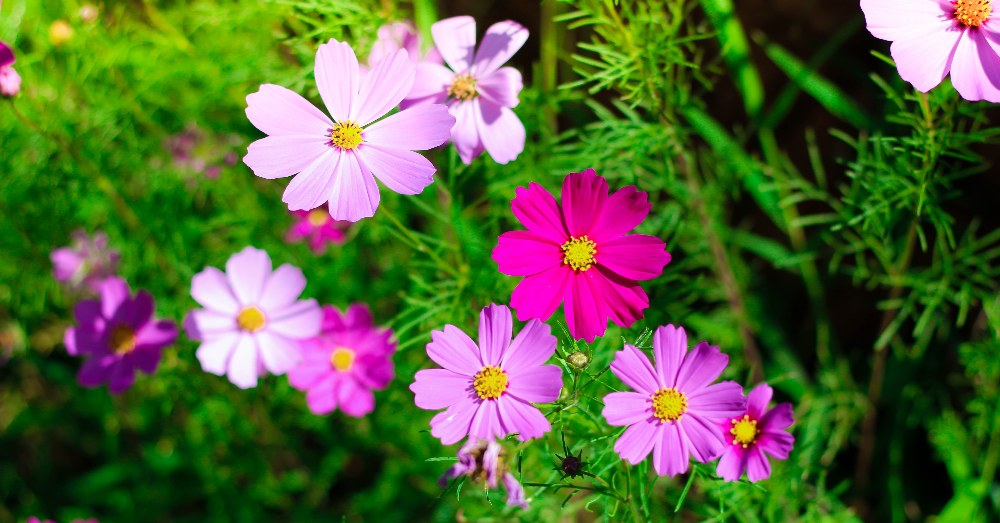
#> input picture MLNS/Proyecto 1/flores-verano-jardin.jpg, 1000 x 523 px
$ jupyter execute ColorPalette1.1.ipynb
#> lines starting #> are read from the running program, lines starting #| are printed output that depends on the picture
[cell 1]
# 🎨 Análisis de Paleta de Colores usando K-Means
#
# Este notebook implementa un análisis de colores dominantes en una imagen utilizando el algoritmo K-Means.
# Se utiliza el **método de silueta** para determinar el número óptimo de clusters (K).

# ## 1. Importación de Librerías

[cell 2]
import numpy as np
import matplotlib.pyplot as plt
from sklearn.cluster import KMeans
from sklearn.metrics import silhouette_score
from PIL import Image
import warnings

warnings.filterwarnings('ignore')
np.random.seed(42)

print("✅ Librerías cargadas correctamente")

# ## 2. Carga de la Imagen Original

[cell 3]
def cargar_imagen(ruta: str) -> np.ndarray:
    """
    Carga una imagen y la convierte a array RGB.

    Parameters:
    -----------
    ruta : str
        Ruta del archivo de imagen

    Returns:
    --------
    np.ndarray : Array de la imagen (height, width, 3) en uint8
    """
#> called with ruta = 'flores-verano-jardin.jpg'
    img = Image.open(ruta)
#> img is the input picture: PIL image 1000x523 RGB; mean R, G, B 89.7, 100.2, 60.8

    if img.mode != 'RGB':
        img = img.convert('RGB')

    return np.array(img, dtype=np.uint8)

[cell 4]
RUTA_IMAGEN = "flores-verano-jardin.jpg"

img_original = cargar_imagen(RUTA_IMAGEN)

print(f"📷 Imagen cargada: {RUTA_IMAGEN}")
print(f"   - Shape: {img_original.shape}")
#|    - Shape: (523, 1000, 3)
print(f"   - Total de píxeles: {img_original.shape[0] * img_original.shape[1]:,}")
#|    - Total de píxeles: 523,000
print(f"   - Tipo de datos: {img_original.dtype}")
#|    - Tipo de datos: uint8

# Visualizar la imagen
plt.figure(figsize=(10, 8))
plt.imshow(img_original)
plt.title('Imagen Original', fontsize=14, fontweight='bold')
plt.axis('off')
plt.tight_layout()
plt.show()

# ## 3. Preparación de Píxeles

[cell 5]
def preparar_pixeles(img_array: np.ndarray) -> np.ndarray:
    """
    Convierte la imagen a un array de píxeles para clustering.

    Parameters:
    -----------
    img_array : np.ndarray
        Array de la imagen (height, width, 3)

    Returns:
    --------
    np.ndarray : Array de píxeles (n_pixeles, 3)
    """
    return img_array.reshape(-1, 3).astype(np.float64)

[cell 6]
pixels = preparar_pixeles(img_original)
print(f"📊 Píxeles preparados: {len(pixels):,}")
#| 📊 Píxeles preparados: 523,000

# ## 4. Análisis del Método de Silueta

[cell 7]
def analizar_silhouette(pixels: np.ndarray, k_min: int = 2, k_max: int = 12,
                        sample_size: int = 10000) -> dict:
    """
    Analiza el coeficiente de silueta para diferentes valores de K.
    Usa una muestra de píxeles para calcular silueta (eficiencia).

    Parameters:
    -----------
    pixels : np.ndarray
        Array de píxeles (n_pixeles, 3)
    k_min : int
        Valor mínimo de K
    k_max : int
        Valor máximo de K
    sample_size : int
        Tamaño de muestra para calcular silueta

    Returns:
    --------
    dict : Resultados del análisis
    """
    resultados = {
        'k_values': [],
        'silhouette_scores': [],
        'inertias': [],
        'modelos': []
    }

    # Muestra para silueta (si hay más píxeles que sample_size)
    if len(pixels) > sample_size:
        indices = np.random.choice(len(pixels), sample_size, replace=False)
        pixels_sample = pixels[indices]
    else:
        pixels_sample = pixels

    print("🔍 Analizando método de silueta...")
    print("-" * 50)

    for k in range(k_min, k_max + 1):
        kmeans = KMeans(n_clusters=k, random_state=42, n_init=10, max_iter=300)
        labels = kmeans.fit_predict(pixels_sample)
        score = silhouette_score(pixels_sample, labels)

        resultados['k_values'].append(k)
        resultados['silhouette_scores'].append(score)
        resultados['inertias'].append(kmeans.inertia_)
        resultados['modelos'].append(kmeans)

        print(f"   K = {k:2d} → Silueta: {score:.4f}")

    mejor_idx = np.argmax(resultados['silhouette_scores'])
    resultados['mejor_k'] = resultados['k_values'][mejor_idx]
    resultados['mejor_score'] = resultados['silhouette_scores'][mejor_idx]

    print("-" * 50)
    print(f"✅ Mejor K: {resultados['mejor_k']} (Silueta: {resultados['mejor_score']:.4f})")

    return resultados

[cell 8]
K_MIN = 2
K_MAX = 12

resultados = analizar_silhouette(pixels, k_min=K_MIN, k_max=K_MAX)
#> in analizar_silhouette, `indices = np.random.choice(len(pixels), sample_size, replace=False)`: indices = 10000 values, max 522999 at index 8236, min 31 at index 180, mean 262473.7
#> the loop in analizar_silhouette, `for k in range(k_min, k_max + 1):` made 11 passes
#> score on passes 1 to 11: 0.67, 0.483, 0.496, 0.457, 0.459, 0.434, 0.423, 0.411, 0.412, 0.386, 0.39
#|    K =  2 → Silueta: 0.6698
#|    K =  3 → Silueta: 0.4828
#|    K =  4 → Silueta: 0.4960
#|    K =  5 → Silueta: 0.4567
#|    K =  6 → Silueta: 0.4590
#|    K =  7 → Silueta: 0.4335
#|    K =  8 → Silueta: 0.4226
#|    K =  9 → Silueta: 0.4109
#> (further printed lines are left out)
#> resultados = 6 items

# ## 5. Visualización del Análisis de Silueta

[cell 9]
def visualizar_analisis(resultados: dict) -> None:
    """Visualiza los resultados del análisis de silueta."""
    fig, axes = plt.subplots(1, 2, figsize=(14, 5))

    k_values = resultados['k_values']
    scores = resultados['silhouette_scores']
    inertias = resultados['inertias']
    mejor_k = resultados['mejor_k']
    mejor_idx = k_values.index(mejor_k)

    # Método de Silueta
    bars = axes[0].bar(k_values, scores, color='steelblue', edgecolor='navy', alpha=0.7)
    bars[mejor_idx].set_color('forestgreen')
    bars[mejor_idx].set_alpha(1.0)
    axes[0].axhline(y=resultados['mejor_score'], color='red', linestyle='--', alpha=0.5)
    axes[0].set_xlabel('K', fontsize=11)
    axes[0].set_ylabel('Coeficiente de Silueta', fontsize=11)
    axes[0].set_title('📊 Método de Silueta', fontsize=13, fontweight='bold')
    axes[0].set_xticks(k_values)

    # Método del Codo
    axes[1].plot(k_values, inertias, 'o-', linewidth=2, markersize=8, color='coral')
    axes[1].axvline(x=mejor_k, color='forestgreen', linestyle='--', alpha=0.7)
    axes[1].set_xlabel('K', fontsize=11)
    axes[1].set_ylabel('Inercia', fontsize=11)
    axes[1].set_title('📈 Método del Codo', fontsize=13, fontweight='bold')
    axes[1].set_xticks(k_values)

    plt.tight_layout()
    plt.show()

[cell 10]
visualizar_analisis(resultados)
#> in visualizar_analisis, `k_values = resultados['k_values']`: k_values = [2, 3, 4, 5, 6, 7, 8, 9, 10, 11, 12]
#> in visualizar_analisis, `scores = resultados['silhouette_scores']`: scores = [0.67, 0.483, 0.496, 0.457, 0.459, 0.434, 0.423, 0.411, 0.412, 0.386, 0.39]
#> in visualizar_analisis, `inertias = resultados['inertias']`: inertias = [60155909.7, 40154329.5, 25710944.2, 19904573.6, 16976811.2, 14533359, 12150536.5, 10784256.3, 9886286.1, 9012241.9, 8256439.5]
#> in visualizar_analisis, `mejor_k = resultados['mejor_k']`: mejor_k = 2
#> in visualizar_analisis, `mejor_idx = k_values.index(mejor_k)`: mejor_idx = 0
#> in visualizar_analisis, `bars = axes[0].bar(k_values, scores, color='steelblue', edgecolor='nav..`: bars = 11 items
#> in visualizar_analisis, `plt.show()`:
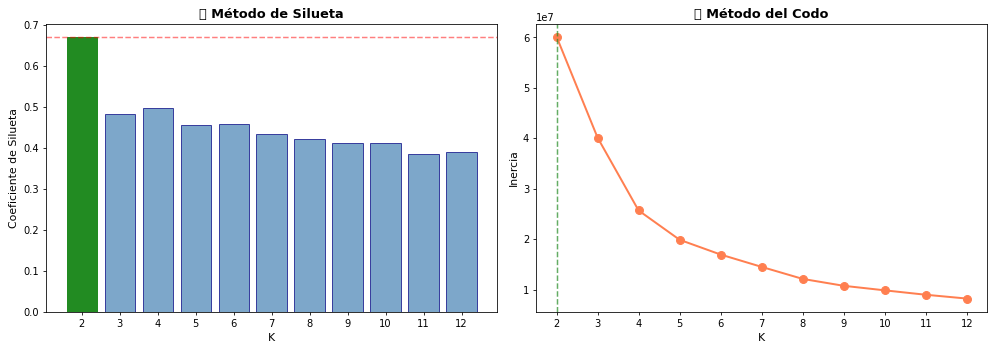
#> figure drawn by matplotlib, 2 panels; panel 1: tallest bar 0.67 high, from x = 1.6 to 2.4; panel 2: curve peaks at x = 2, y = 60155909.7

# ## 6. Extracción de Paleta de Colores

[cell 11]
def extraer_paleta(pixels: np.ndarray, k: int) -> tuple:
    """
    Extrae la paleta de colores usando K-Means.

    Returns:
    --------
    tuple : (colores, porcentajes, labels, kmeans)
    """
    kmeans = KMeans(n_clusters=k, random_state=42, n_init=10, max_iter=300)
    labels = kmeans.fit_predict(pixels)

    colores = np.clip(kmeans.cluster_centers_, 0, 255).astype(np.uint8)

    unique, counts = np.unique(labels, return_counts=True)
    porcentajes = (counts / len(labels)) * 100

    # Ordenar por porcentaje
    orden = np.argsort(porcentajes)[::-1]

    return colores[orden], porcentajes[orden], labels, kmeans

def rgb_to_hex(rgb: np.ndarray) -> str:
    return '#{:02X}{:02X}{:02X}'.format(rgb[0], rgb[1], rgb[2])

[cell 12]
mejor_k = resultados['mejor_k']
#> mejor_k = 2
colores, porcentajes, labels, kmeans = extraer_paleta(pixels, mejor_k)
#> in extraer_paleta, `colores = np.clip(kmeans.cluster_centers_, 0, 255).astype(np.uint8)`: colores = [[230, 140, 213], [44, 87, 11]]
#> in extraer_paleta, `unique, counts = np.unique(labels, return_counts=True)`: unique = [0, 1]; counts = [127033, 395967]
#> in extraer_paleta, `porcentajes = (counts / len(labels)) * 100`: porcentajes = [24.29, 75.71]
#> in extraer_paleta, `orden = np.argsort(porcentajes)[::-1]`: orden = [1, 0]
#> colores = [[44, 87, 11], [230, 140, 213]]; porcentajes = [75.71, 24.29]

print(f"🎨 Paleta de {mejor_k} colores:")
#| 🎨 Paleta de 2 colores:
print("-" * 30)
for i, (color, pct) in enumerate(zip(colores, porcentajes)):
    print(f"   {rgb_to_hex(color)} → {pct:.1f}%")
#> this loop made 2 passes
#> (color, pct) on passes 1 to 2: ([44, 87, 11], 75.71), ([230, 140, 213], 24.29)
#|    #2C570B → 75.7%
#|    #E68CD5 → 24.3%

# ## 7. Visualización Final

[cell 13]
def visualizar_resultado(img_original: np.ndarray, colores: np.ndarray,
                         porcentajes: np.ndarray, kmeans) -> None:
    """Visualiza la imagen original, segmentada y la paleta."""

    fig = plt.figure(figsize=(16, 10))
    gs = fig.add_gridspec(2, 3, height_ratios=[2, 1], hspace=0.3, wspace=0.2)

    # Imagen original
    ax1 = fig.add_subplot(gs[0, 0])
    ax1.imshow(img_original)
    ax1.set_title('📷 Imagen Original', fontsize=12, fontweight='bold')
    ax1.axis('off')

    # Imagen segmentada
    ax2 = fig.add_subplot(gs[0, 1])
    pixels_flat = img_original.reshape(-1, 3).astype(np.float64)
    labels_img = kmeans.predict(pixels_flat)
    colores_centroides = kmeans.cluster_centers_.astype(np.uint8)
    img_segmentada = colores_centroides[labels_img].reshape(img_original.shape)
    ax2.imshow(img_segmentada)
    ax2.set_title(f'🎯 Imagen Segmentada (K={len(colores)})', fontsize=12, fontweight='bold')
    ax2.axis('off')

    # Paleta de colores
    ax3 = fig.add_subplot(gs[0, 2])
    ax3.axis('off')
    ax3.set_title('🎨 Paleta de Colores', fontsize=12, fontweight='bold')

    n_colores = len(colores)
    for i, (color, pct) in enumerate(zip(colores, porcentajes)):
        y = 1 - (i + 1) * (0.9 / n_colores)
        rect = plt.Rectangle((0.1, y), 0.8, 0.8 / n_colores,
                             facecolor=color/255, edgecolor='black', linewidth=2,
                             transform=ax3.transAxes)
        ax3.add_patch(rect)

        hex_color = rgb_to_hex(color)
        luminancia = 0.299 * color[0] + 0.587 * color[1] + 0.114 * color[2]
        text_color = 'white' if luminancia < 128 else 'black'
        ax3.text(0.5, y + 0.4 / n_colores, f'{hex_color} ({pct:.1f}%)',
                transform=ax3.transAxes, ha='center', va='center',
                fontsize=10, fontweight='bold', color=text_color)

    # Barra de proporción
    ax4 = fig.add_subplot(gs[1, :])
    left = 0
    for color, pct in zip(colores, porcentajes):
        width = pct / 100
        ax4.barh(0, width, left=left, color=color/255, edgecolor='white', height=0.6)
        if pct > 5:
            luminancia = 0.299 * color[0] + 0.587 * color[1] + 0.114 * color[2]
            text_color = 'white' if luminancia < 128 else 'black'
            ax4.text(left + width/2, 0, f'{pct:.1f}%', ha='center', va='center',
                    fontsize=10, fontweight='bold', color=text_color)
        left += width

    ax4.set_xlim(0, 1)
    ax4.set_ylim(-0.5, 0.5)
    ax4.axis('off')
    ax4.set_title('📊 Proporción de Colores', fontsize=12, fontweight='bold', pad=20)

    plt.suptitle(f'Análisis de Paleta - K Óptimo: {len(colores)}',
                 fontsize=14, fontweight='bold', y=1.02)
    plt.tight_layout()
    plt.show()

[cell 14]
visualizar_resultado(img_original, colores, porcentajes, kmeans)
#> in visualizar_resultado, `img_segmentada = colores_centroides[labels_img].reshape(img_original.s..`:
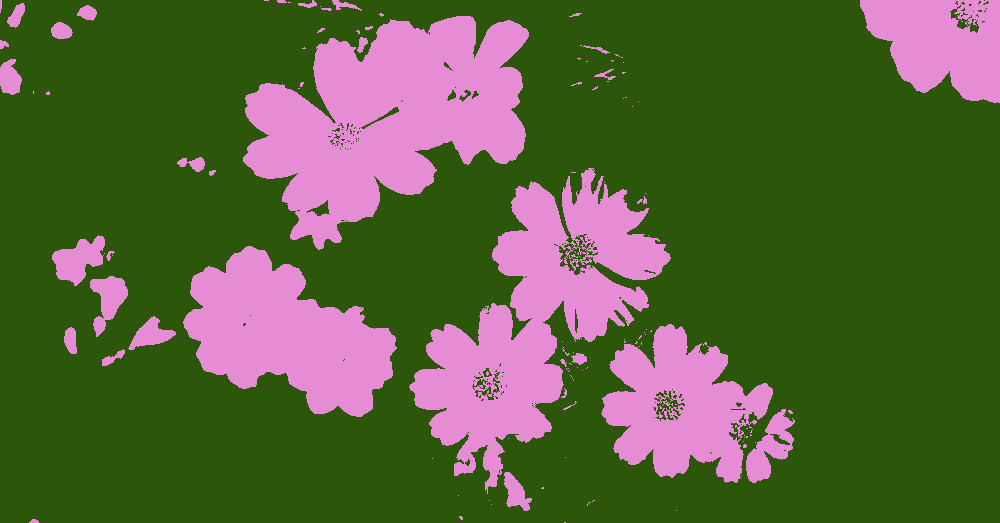
#> img_segmentada: shape (523, 1000, 3); mean R, G, B 89.2, 99.9, 60.1
#> in visualizar_resultado, `n_colores = len(colores)`: n_colores = 2
#> the loop in visualizar_resultado, `for i, (color, pct) in enumerate(zip(colores, porcentajes)):` made 2 passes
#> (color, pct, y, hex_color, luminancia, text_color) on passes 1 to 2: ([44, 87, 11], 75.71, 0.55, '#2C570B', 65.48, 'white'), ([230, 140, 213], 24.29, 0.1, '#E68CD5', 175.2, 'black')
#> the loop in visualizar_resultado, `for color, pct in zip(colores, porcentajes):` made 2 passes
#> (color, pct, width, luminancia, text_color, left) on passes 1 to 2: ([44, 87, 11], 75.71, 0.757, 65.48, 'white', 0.757), ([230, 140, 213], 24.29, 0.243, 175.2, 'black', 1)
#> after the loop in visualizar_resultado, `for color, pct in zip(colores, porcentajes):`: left = 1
#> in visualizar_resultado, `plt.show()`:
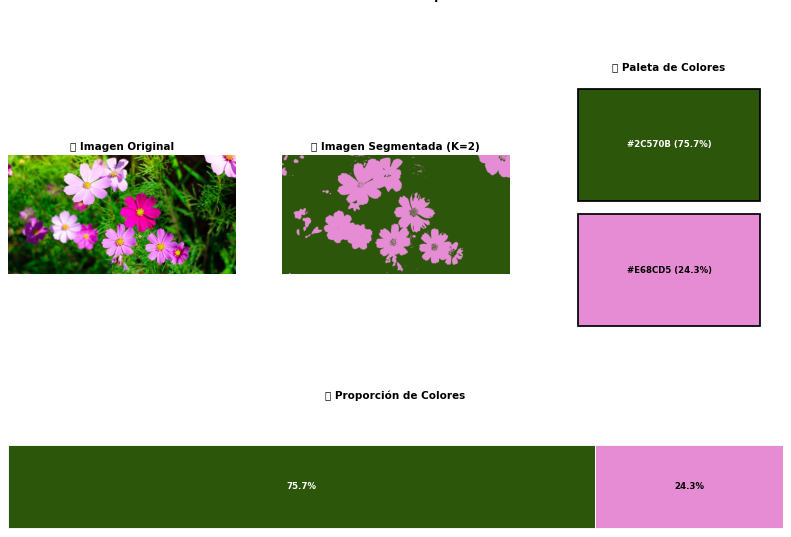
#> figure drawn by matplotlib, 4 panels

# ## 📋 Resumen

[cell 15]
print("=" * 50)
print("📋 RESUMEN DEL ANÁLISIS")
print("=" * 50)
print(f"   🖼️  Imagen: {RUTA_IMAGEN}")
print(f"   🔢  Rango K evaluado: {K_MIN} - {K_MAX}")
print(f"   ✅  K óptimo: {resultados['mejor_k']}")
#|    ✅  K óptimo: 2
print(f"   📊  Silueta: {resultados['mejor_score']:.4f}")
#|    📊  Silueta: 0.6698
print(f"   🎨  Colores extraídos: {len(colores)}")
#|    🎨  Colores extraídos: 2
print("=" * 50)
